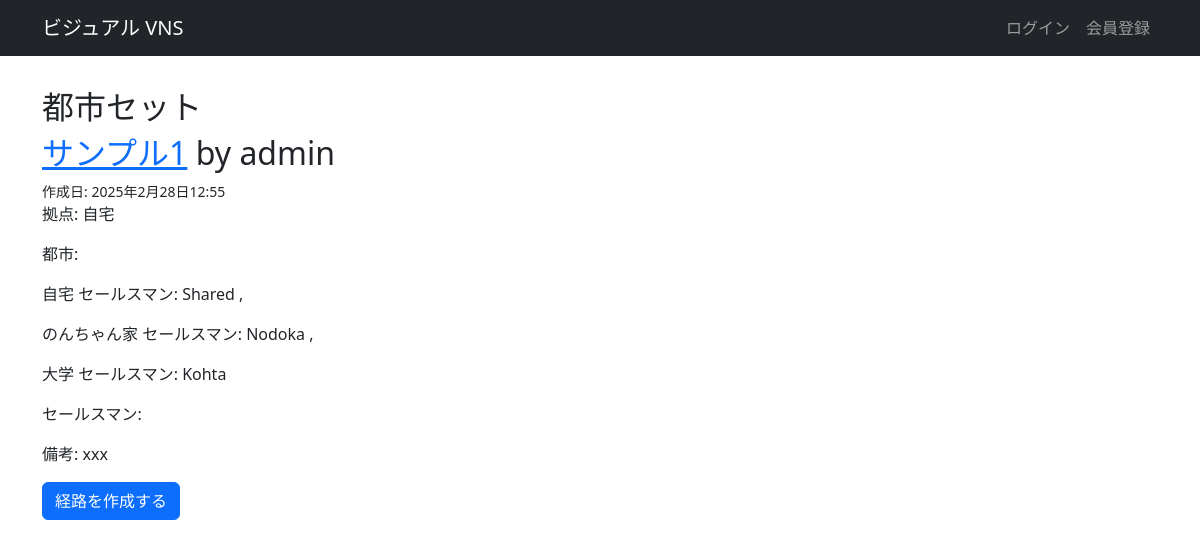
The page /solutions/1/solve on the database its author committed.
### solutions/models.py (models this page shows, shortened)
class Route(models.Model):
    route_name = models.CharField(max_length=32)
    route_description = models.TextField('注意点', blank=True)
    depot = models.ForeignKey(City, related_name='depot', on_delete=models.CASCADE)
    cities = models.ManyToManyField(City, related_name='cities')
    salesmen = models.ManyToManyField(Salesman, related_name='salesmen')
    created_by = models.ForeignKey(settings.AUTH_USER_MODEL, verbose_name="作成者", on_delete=models.CASCADE)
    created_at = models.DateTimeField("作成日", auto_now_add=True)
    update_at = models.DateTimeField("更新日", auto_now=True)

class City(models.Model):
    city_name = models.CharField('タイトル', max_length=128)
    address = models.TextField('住所', blank=True)
    salesman = models.ForeignKey(Salesman, related_name="salesman", on_delete=models.CASCADE)
    description = models.TextField('備考', blank=True)
    created_by = models.ForeignKey(settings.AUTH_USER_MODEL, verbose_name="作成者", on_delete=models.CASCADE)
    created_at = models.DateTimeField("作成日", auto_now_add=True)
    update_at = models.DateTimeField("更新日", auto_now=True)

class Salesman(models.Model):
    salesman_name = models.CharField(max_length=32)
    created_by = models.ForeignKey(settings.AUTH_USER_MODEL, verbose_name="作成者", on_delete=models.CASCADE)
    created_at = models.DateTimeField("作成日", auto_now_add=True)
    update_at = models.DateTimeField("更新日", auto_now=True)

### solutions/views.py (the view)
# urls.py: path('<int:route_id>/solve', views.solve, name="solve"),
def solve(request, route_id):
    route = get_object_or_404(Route, pk=route_id)
    return render(request, 'solutions/solve.html', {"route": route})

### solutions/templates/solutions/solve.html (shortened to what this page needs)
{% extends "base.html" %}
{% block main %}
<h2>都市セット</h2>
<div>
    <h2><a href="{% url 'route_edit' route.id %}">{{ route.route_name }}</a> by {{ route.created_by.username }}</h2>
    <small>作成日: {{ route.created_at }}</small>
    <p>拠点: {{ route.depot.city_name }}</p>
    <p>都市: </p>
    {% for city in route.cities.all %}
        <p>{{ city.city_name }} セールスマン:  {{ city.salesman.salesman_name }} {% if not forloop.last %}, {% endif %}</p>
    {% endfor %}
    <p>セールスマン: </p>
    <p>備考: {{ route.route_description }}</p>
</div>
<a class="btn btn-primary" href="{% url 'result' route.id %}">経路を作成する</a>
{% endblock %}

### rows shown on the page
Route: route_name "サンプル1", created_by.username "admin", created_at "2025年2月28日12:55", depot.city_name "自宅", route_description "xxx"
City: city_name "自宅", salesman.salesman_name "Shared"
City: city_name "のんちゃん家", salesman.salesman_name "Nodoka"
City: city_name "大学", salesman.salesman_name "Kohta"
